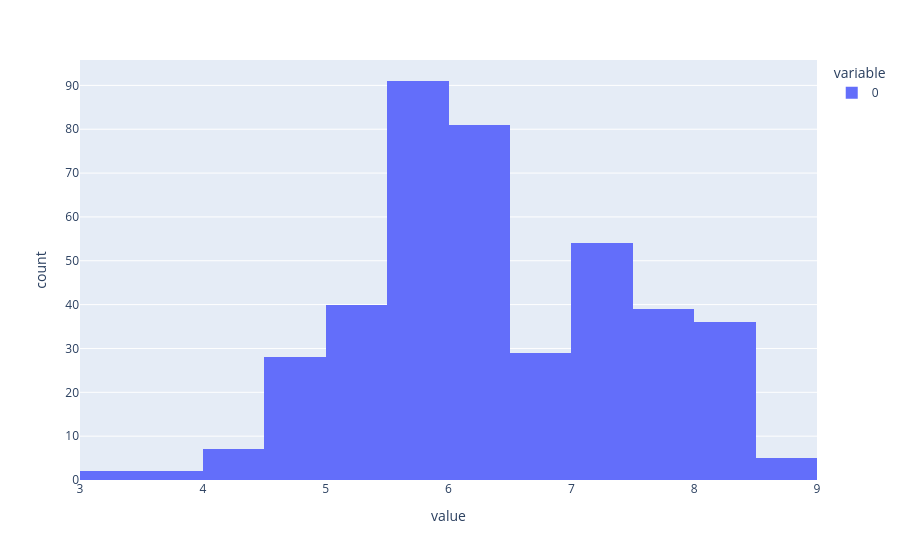

The code cell stored with this chart in its notebook:
### Code cell
px.histogram(df_X['X3 distance to the nearest MRT station'].to_numpy())

### Figure 1 — Plotly figure (JSON) as saved in the notebook; plotly's stock layout.template omitted (floating-point values rounded to 4 significant figures; data arrays with more than 128 entries replaced by an {"elided": "..."} marker saying what was removed)
{"data": [{"bingroup": "x", "hovertemplate": "variable=0<br>value=%{x}<br>count=%{y}<extra></extra>", "legendgroup": "0", "marker": {"color": "#636efa", "pattern": {"shape": ""}}, "name": "0", "orientation": "v", "showlegend": true, "type": "histogram", "x": {"elided": "414 float values"}, "xaxis": "x", "yaxis": "y"}], "layout": {"barmode": "relative", "legend": {"title": {"text": "variable"}, "tracegroupgap": 0}, "margin": {"t": 60}, "xaxis": {"anchor": "y", "domain": [0, 1], "title": {"text": "value"}}, "yaxis": {"anchor": "x", "domain": [0, 1], "title": {"text": "count"}}}}
